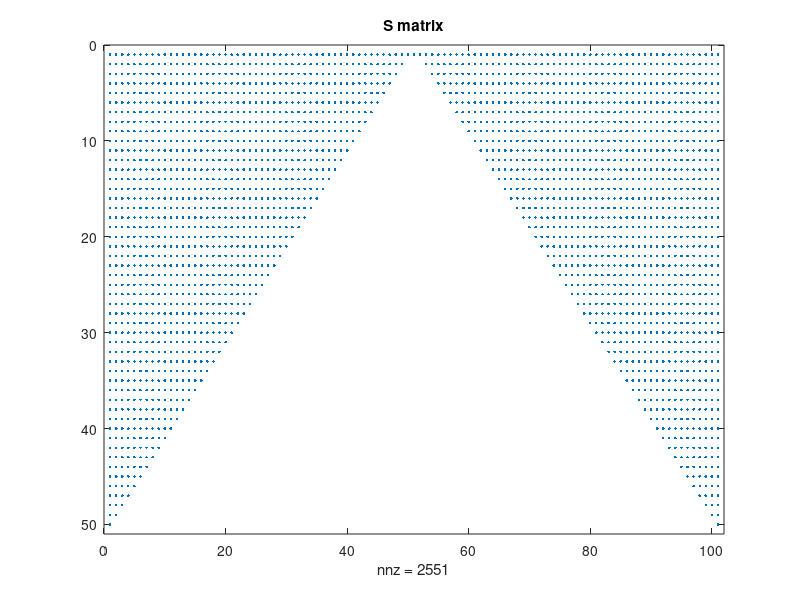
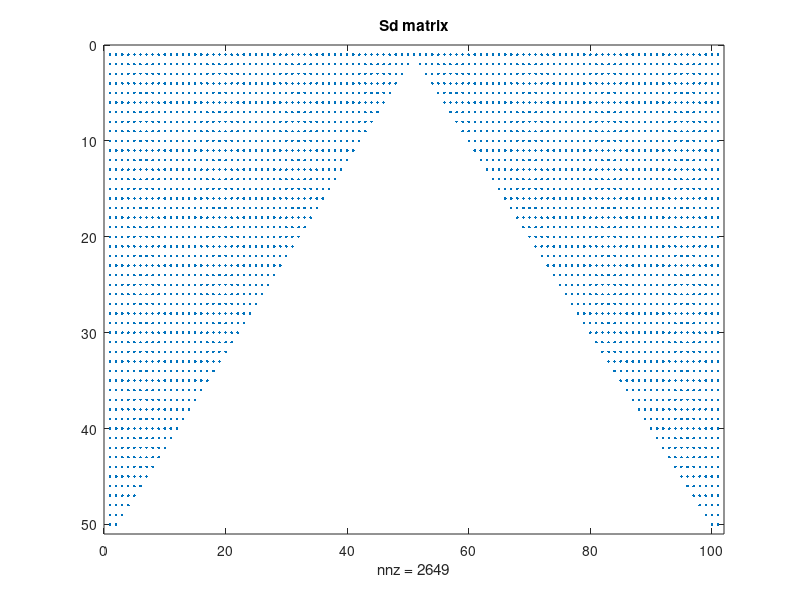
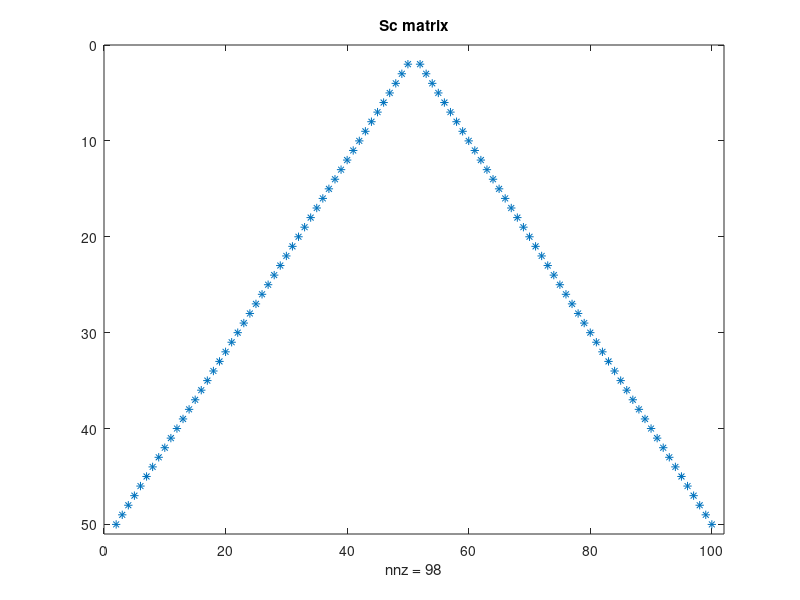

The MATLAB script that drew these images, in order: (Note: this script raises an error after producing the figures.)
%% Programme to solve for Stokes velocity profile in riblets
% Solve A*u = P
% S = riblets grid points
% P = pressure gradient
% A = Laplacian coefficients
% Sc = Sd - S = riblets surface grid points

clear
close all
tic

%% Input data
% Sides of the non-periodic-in-z domain
a = 0.5; % aspect ratio ly:lz
lz = 1;
ly = a*lz;

% Define grid sizes
n = 50;
nz = 2*n+1; % number of points in non-periodic z (spanwise)
ny = a*(nz-1); % number of points y (wall-normal) domain is enclosed
dy = ly/(ny-1); % length of sub-intervals in y-axis
dz = lz/(nz-1); % length of sub-intervals in z-axis
z = linspace(0,lz,nz);
y = linspace(0,ly,ny);

dpdx = -1; % Pressure gradient
Sx = 0; % Shear at the top, could set to 1 (if normalised, always 1)

geometry = 1;
% 0 = parabola, 1 = triangle, 2 = semi-circle
% 3 = trapezium, 4 = blades

savefile = 0;

%% Build S matrix - Grid Points of riblets
% S = 1 for points within and on boundary and = 0 elsewhere 
S = zeros(ny,nz);
if geometry == 0 % parabola
    parabola = (2*(z-lz/2)).^2;
    shape = 'parabola';
    for k = 1:nz
        for j = 1:ny
            if y(j)<=parabola(k)
                S(j,k) = 1;
            else
                S(j,k) = 0;
            end
        end
    end
end

if geometry == 1 % triangle
    shape = 'triangle';
    triangle = (z-lz/2);%+1+0.5*z)+0.5*lz;
    triangle2 = -z+lz/2;
    % triangle = (2*z-lz/2);%+1+0.5*z)+0.5*lz;
    % triangle2 = -2*z+lz/2;
    for k = 1:nz
        for j = 1:ny
            if y(j)<=triangle(k) || y(j)<=triangle2(k)
                S(j,k) = 1;
            else
                S(j,k) = 0;
            end
        end
    end
end

if geometry == 2 % semi-circle
    circle = (-sqrt((lz/2)^2-(z-lz/2).^2))+ly;
    shape = 'circle';
    for k = 1:nz
        for j = 1:ny
            if y(j)<=circle(k)
                S(j,k) = 1;
            else
                S(j,k) = 0;
            end
        end
    end
end
figure
spy(S)
title('S matrix')

if geometry == 3 % trapezium
    shape='trapezium';
    z= linspace(0,1,nz);
    trapezium = (1.333*z-1.6667*lz/2);%+1+0.5*z)+0.5*lz;
    trapezium2 = (-1.333*z+lz/2);
    for k=1:nz
        for j=1:ny
            if y(j)<=trapezium(k) || y(j)<=trapezium2(k)
                S(j, k) = 1;
            else
                S(j, k) = 0;
            end
        end
    end
    S(1,:) = ones(1,nz);
end

%% Build Sd matrix
% Sd = 1 for points within and on boundary and = 0 elsewhere 
% riblets now bigger by d = max(dy,dz)
Sd = zeros(ny,nz);
if geometry == 0 % parabola
    z = linspace(0,1,nz);
    parabola_d = (2*(z-lz/2)).^2+dz;
    for k = 1:nz
        for j = 1:ny
            if y(j)<parabola_d(k)
                Sd(j,k) = 1;
            else
                Sd(j,k) = 0;
            end
        end
    end
end

if geometry == 1 % triangle
    z= linspace(0,1,nz);
    triangle = (z-lz/2)+dy;%+1+0.5*z)+0.5*lz;
    triangle2 = -z+lz/2+dy;
    for k = 1:nz
        for j = 1:ny
            if y(j)<triangle(k) || y(j)<triangle2(k)
                Sd(j,k) = 1;
            else
                Sd(j,k) = 0;
            end
        end
    end
end

if geometry == 2 % semi-circle
    z = linspace(0,1,nz);
    circle = (-sqrt((lz/2)^2-(z-lz/2).^2))+ly+dy;
    for k = 1:nz
        for j = 1:ny
            if y(j)<circle(k)
                Sd(j,k) = 1;
            else
                Sd(j,k) = 0;
            end
        end
    end
end

if geometry == 3 % trapezium
    z= linspace(0,1,nz);
    trapezium = (1.333*z-1.6667*lz/2+dy);%+1+0.5*z)+0.5*lz;
    trapezium2 = (-1.333*z+lz/2+dy);
    for k=1:nz
        for j=1:ny
            if y(j)<trapezium(k) || y(j)<trapezium2(k)
                Sd(j, k) = 1;
            else
                Sd(j, k) = 0;
            end
        end
    end
    Sd(1:2,:) = ones(2,nz);
end
figure
spy(Sd)
title('Sd matrix')

%% Build Sc matrix - curve of the boundary
Sc = Sd-S;
figure
spy(Sc)
title('Sc matrix')

%% Build P matrix - pressure gradient - RHS of Stokes
P = ones(ny*nz,1);
P = sparse(P);
P = P*dpdx;

%% Build A matrix 
beta = -2/(dy^2)-2/(dz^2); % coefficient of point p
alpha = 1/(dy^2); % coefficient of surrounding points
r1 = beta.*ones(ny,1);
r2 = alpha.*ones(ny-1,1);
r3 = alpha.*ones(1,1);
B = diag(r1,0) + diag(r2,1) + diag(r2,-1) + diag(r3,-ny+1) + diag(r3,ny-1);
B = sparse(B);
C = kron(eye(nz),B);
C = sparse(C);
gamma = 1/(dz^2);
r4 = gamma.*ones(ny*nz-ny,1);
r5 = gamma.*ones(ny,1);
D = diag(r4,-ny)+diag(r4,+ny)+diag(r5,-ny*nz+ny)+diag(r5,ny*nz-ny);
D = sparse(D);
A = C+D;
A = sparse(A);

%% Shear at the top condition
for k = 1:nz
    j = ny; % top of domain
    index = (k-1)*ny+j;
    A(index,:) = 0;
    A(index,index) = 1/dy^2; % should be dy, but P(index) changed as well
    if index~=1
        A(index,index-1) = -1/dy^2;
    end   
    P(index) = Sx/dy;
end

%% Solid condition - modify the A matrix
% Modify A and P matrix for points within and on the boundary of riblets
% Velocity inside riblets = 0
for j = 1:ny
    for k = 1:nz
        if S(j,k) == 1
            index = (k-1)*ny+j;
            A(index,:) = 0;
            A(index,index) = 1/dy^2;
            P(index) = 0;
        end
    end
end

%% Modify the A matrix - curve of the boundary
% Modification of the matrix A near the boundary of the solid
for j=1:ny
    for k=1:nz
        if Sc(j,k) == 1
            y0 = (j-ny)*dy;
            z0 = k*dz ;          
            my = abs(floor(log10(dy)));
            mz = abs(floor(log10(dz)));
            
        %ys: (j-+2,k);(j-+1,k);(j,k-+2);(j,k-+1) 
            ys=[y0-dy, y0, y0+dy];
            zs=[z0-dz, z0, z0+dz];  
            
            if geometry == 0 % parabola
                yp0 = (2*(z0-lz/2)).^2;
                zpPlus = sqrt(y0)/2+lz/2;
                zpMinus = -zpPlus;
            end
            
            if geometry == 1 % triangle
                if z0 <= lz/2
                    yp0 = z0 - lz/2;
                else
                    yp0 = -z0+lz/2;
                end
                zpPlus = lz/2 - y0;
                zpMinus = y0 + lz/2;
            end
            
            if geometry == 2 % semi-circle
                yp0=-(-sqrt((lz/2)^2-(z0-lz/2).^2))+ly;
                zpPlus=sqrt((lz/2)^2-(y0-ly).^2)+lz/2;
                zpMinus=-zpPlus;
            end
            
            if geometry == 3 % trapezium
                if z0 <= lz/2
                    yp0 =  (-1.333*z+lz/2);
                else
                    yp0 = (1.333*z-1.6667*lz/2);
                end
                zpPlus = (lz/2 - y0)/1.333;
                zpMinus = (1.6667*lz/2 - y0)/1.333;
                yp0 = -yp0;
            end
            
            % check closest distance in z direction               
            if abs(z0-zpPlus) < abs(z0 - zpMinus)
                zp0 = zpPlus;
            else
                zp0 = zpMinus;
            end
            
            % Modify ys: (j-+2,k),(j-+1,k),(j,k-+2),(j,k-+1)         
            deltay=round(abs(y0-yp0),10);
            deltays=y0-yp0;
            deltaz=round(abs(z0-zp0),10);
            deltazs=z0-zp0;
            
            if deltaz<dz
                if round(deltaz,mz+2)~=0
                    zs(2-sign(deltazs))=z0-sign(deltazs)*deltaz;
                end
            end           
            if deltay<dy
                if round(deltay,my+2)~=0 
                    ys(2-sign(deltays))=y0-sign(deltays)*deltay;                     
                end
            end 
            
            bj=zeros(1,3);
            bk=zeros(1,3);          
            bj(1)=2/((ys(2)-ys(1))*(ys(3)-ys(1)));
            bj(2)=-2/((ys(3)-ys(2))*(ys(2)-ys(1))); 
            bj(3)=2/((ys(3)-ys(2))*(ys(3)-ys(1)));
            bk(1)=2/((zs(2)-zs(1))*(zs(3)-zs(1)));
            bk(2)=-2/((zs(3)-zs(2))*(zs(2)-zs(1))); 
            bk(3)=2/((zs(3)-zs(2))*(zs(3)-zs(1)));  
            
            index =(k-1)*ny+j;
            A(index,index)= bj(2) + bk(2);        
            if abs(deltay)<dy           
                if j==1
                  A(index,index+ny-1)= bj(1);
                  A(index,index+1)= 0;
                  
                elseif j==ny
                  A(index,index-ny+1)= bj(3);
                  A(index,index-1)= 0;

                else
                  A(index,index-sign(deltays))=0;       
                  A(index,index+sign(deltays))= bj(2+sign(deltays));

                end
            end                      
            if abs(deltaz)<dz 
                if k==1
                  A(index,index+(nz-1)*ny)= bk(1);
                  A(index,index+ny)= bk(3);
                elseif k==nz
                  A(index,index-ny)= bk(3);
                  A(index,index-(nz-1)*ny)= bk(1);
                else
                  A(index,index-sign(deltazs)*ny)= bk(2-sign(deltazs));
                  A(index,index+sign(deltazs)*ny)= bk(2+sign(deltazs));
                end
            end
        end
    end
end
            
%% No slip at bottom condition
for k = 1:nz
    j = 1;
    index = (k-1)*ny+j ;
    A(index,:) = 0;
    A(index,index) = 1/dy^2;
    P(index)=0;
end

%% Solution
figure
spy(A)
u = reshape(mldivide(A,P),ny,nz);
if size(u,1) > n
    u_g = u(1:n,:); % velocity profile in groove
    n1 = n; % index for plotting
else
    u_g = u;
    n1 = size(u,1);
end
u_max = full(max(u(:)));
if dpdx == -1 && Sx == 0 && geometry == 2
    fprintf('4*u_max = %f\n', u_max*4)
else
    fprintf('u_max = %f\n', u_max)
end
figure
surfc(z,y,u)
title('u profile')
axis image
ylabel('y', 'FontSize', 18)
xlabel('z', 'FontSize', 18)
set(gca,'FontSize',18)

figure
surfc(z,y(1:n1),u_g)
title('u profile in groove')

%% Analytical solution for semi-circlular riblets
% Used to validate results
za = linspace(0,lz,nz);
ya = linspace(0,ly,ny);
nu = 1;
R = lz/2;
index = logical(S);
for j=1:length(ya)
    for k=1:length(za)
        f(j,k)=0.25*(R^2-((ya(j)-ly)^2+(za(k)-lz/2)^2));
%         fr(j,k)=0.25*(R^2-((ya(j))^2+(za(k))^2));
    end
end
Ubmaen=mean(mean(f));
% Ubmaenr=mean(mean(fr));
ua=-1/nu*dpdx*f;
ua(index)=0;
umax=max(max(ua));
umaxmax=max(max(u));

%% Verify
for k = 1:nz
    Sxtot(k) = (u(ny,k)-u(ny-1,k))/dy;
end
Sxtotm = mean(Sxtot);

%% average in z
ums = mean(u(ny,:),2);
umsa = mean(ua(ny,:),2);

%% Error and Grid Independence
fint=f;
fint(index)=0;
integraly = dy*trapz(full(u));
integralz = dz*trapz(integraly) % integration in y and z
% f_integraly=dy*trapz(full(fint));
% f_integralz=dz*trapz(f_integraly)
% relError=abs((ums-umsa)/umax*100);
% relErrorint=abs((0.0122602323037932-integralz)/umax*100);
relErrorint = abs((0.0122602323037932-integralz)/0.0122602323037932*100);
relError = abs((ua-u)/umax*100);
points_y = ny;

if savefile == 1
    tit = ['No_points_' num2str(ny) '_Shape_' num2str(shape) '.mat'];
    save(tit,'points_y','relError', 'relErrorint', 'integralz');
end

toc